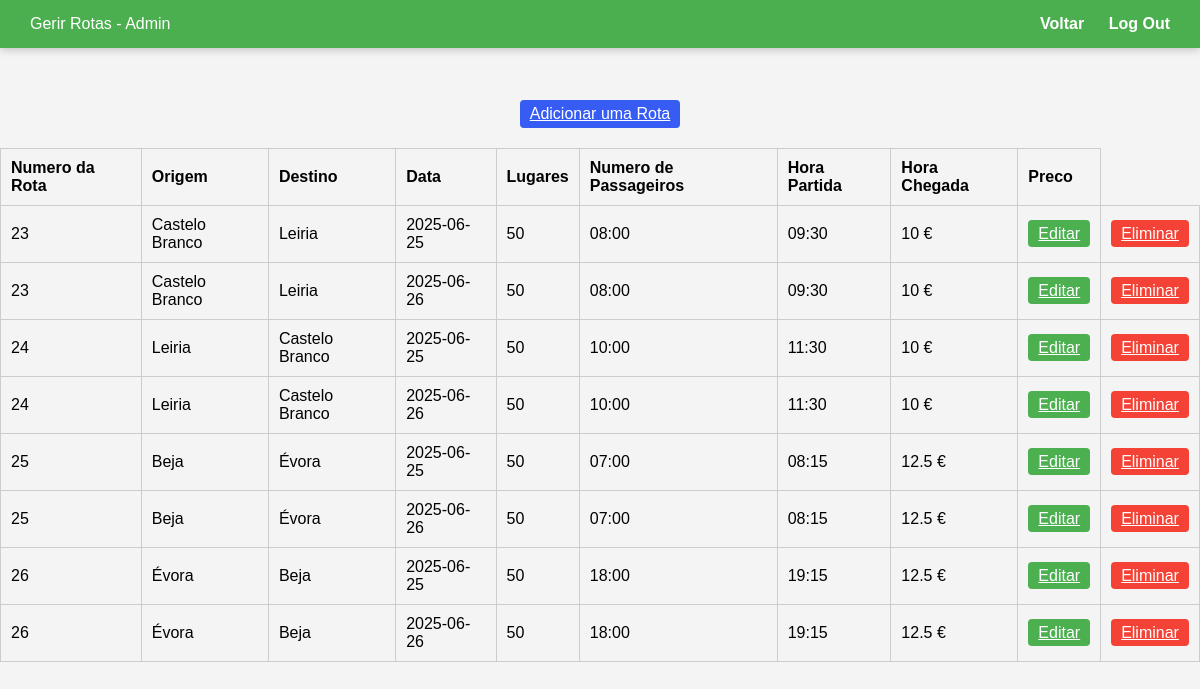
/paginas/AdminGerirRotas.php (signed in), run on the app's committed database.
### tables this page shows
CREATE TABLE `rotas` (
  `id_rota` int(11) NOT NULL,
  `id_origem` int(11) NOT NULL,
  `id_destino` int(11) NOT NULL,
  `preco` double NOT NULL
);

CREATE TABLE `cidades` (
  `id_cidade` int(11) NOT NULL,
  `nome_cidade` varchar(40) NOT NULL
);

CREATE TABLE `horarios` (
  `id_horario` int(11) NOT NULL,
  `id_rota` int(11) NOT NULL,
  `data` date NOT NULL,
  `hora_partida` time NOT NULL,
  `hora_chegada` time NOT NULL,
  `lugares_disponiveis` int(11) NOT NULL
);

### paginas/AdminGerirRotas.php (the view, shortened to what this page needs)
<?php
$sql = "SELECT r.id_rota,
          o.nome_cidade AS origem,
          d.nome_cidade AS destino,
          h.data,
          h.lugares_disponiveis,
          h.hora_partida,
          h.hora_chegada,
          r.preco
FROM rotas r
JOIN cidades o ON r.id_origem = o.id_cidade
JOIN cidades d ON r.id_destino = d.id_cidade
LEFT JOIN horarios h ON r.id_rota = h.id_rota";
$result = mysqli_query($conn, $sql);
?>
<!DOCTYPE html>
<html lang="pt">
<head>
</head>
<body>
  <a href="AdminAdicionarRota.php" class="btn add-btn">Adicionar uma Rota</a>
  <table>
    <tr>
      <th>Numero da Rota</th>
      <th>Origem</th>
      <th>Destino</th>
      <th>Data</th>
      <th>Lugares</th>
      <th>Numero de Passageiros</th>
      <th>Hora Partida</th>
      <th>Hora Chegada</th>
      <th>Preco</th>
    </tr>
    <?php
    if (mysqli_num_rows($result) > 0) {
      while ($row = mysqli_fetch_assoc($result)) {
        $rota = urlencode($row["id_rota"]);
        echo "<td>" . $row["id_rota"] . "</td>";
        echo "<td>" . $row["origem"] . "</td>";
        echo "<td>" . $row["destino"] . "</td>";
        echo "<td>" . $row["data"] . "</td>";
        echo "<td>" . $row["lugares_disponiveis"] . "</td>";
        echo "<td>" . substr($row["hora_partida"], 0, 5) . "</td>";
        echo "<td>" . substr($row["hora_chegada"], 0, 5) . "</td>";
        echo "<td>" . $row["preco"] . " €</td>";
        echo "<td><a class='btn edit-btn' href='AdminEditarRota.php?rota=$rota'>Editar</a></td>";
        echo "<td><a class='btn delete-btn' href='?delete=$rota' onclick=\"return confirm('Tens a certeza que queres eliminar esta rota?');\">Eliminar</a></td>";
      }
    }
    ?>
  </table>
  <div class="navbar">
    <div class="nav-left">Gerir Rotas - Admin</div>
    <div class="nav-right">
      <a href="PagIniAdmin.php">Voltar</a>
      <a href="logout.php">Log Out</a>
    </div>
  </div>
</body>
</html>

### paginas/AdminGerirRotas.php (style rules this page uses)
*, *::before, *::after { margin: 0; padding: 0; box-sizing: border-box; }
body { font-family: Arial, sans-serif; background-color: #f4f4f4; display: flex; flex-direction: column; align-items: center; padding-top: 100px; min-height: 100vh; }
.navbar { position: fixed; top: 0; left: 0; width: 100%; background-color: hsl(122, 39.40%, 49.20%); color: white; display: flex; justify-content: space-between; align-items: center; padding: 15px 30px; box-shadow: 0 2px 8px rgba(0, 0, 0, 0.2); z-index: 1000; }
.navbar a { color: white; text-decoration: none; margin-left: 20px; font-weight: bold; }
body { margin: 0; font-family: Arial, sans-serif; }
table { width: 100%; border-collapse: collapse; margin-top: 20px; }
th, td { border: 1px solid #ccc; padding: 10px; text-align: left; }
th { background-color: #f4f4f4; }
.btn { padding: 5px 10px; border: none; border-radius: 4px; cursor: pointer; }
.edit-btn { background-color: #4CAF50; color: white; }
.delete-btn { background-color: #f44336; color: white; }
.add-btn { background-color: rgb(54, 92, 244); color: white; }

### data on the page
rotas: id_rota "23", id_origem.nome_cidade "Castelo Branco", id_destino.nome_cidade "Leiria", horarios.data "2025-06-25", horarios.lugares_disponiveis "50", horarios.hora_partida "08:00", horarios.hora_chegada "09:30", preco "10", horarios.data "2025-06-26"
rotas: id_rota "24", id_origem.nome_cidade "Leiria", id_destino.nome_cidade "Castelo Branco", horarios.data "2025-06-25", horarios.lugares_disponiveis "50", horarios.hora_partida "10:00", horarios.hora_chegada "11:30", preco "10", horarios.data "2025-06-26"
rotas: id_rota "25", id_origem.nome_cidade "Beja", id_destino.nome_cidade "Évora", horarios.data "2025-06-25", horarios.lugares_disponiveis "50", horarios.hora_partida "07:00", horarios.hora_chegada "08:15", preco "12.5", horarios.data "2025-06-26"
rotas: id_rota "26", id_origem.nome_cidade "Évora", id_destino.nome_cidade "Beja", horarios.data "2025-06-25", horarios.lugares_disponiveis "50", horarios.hora_partida "18:00", horarios.hora_chegada "19:15", preco "12.5", horarios.data "2025-06-26"
